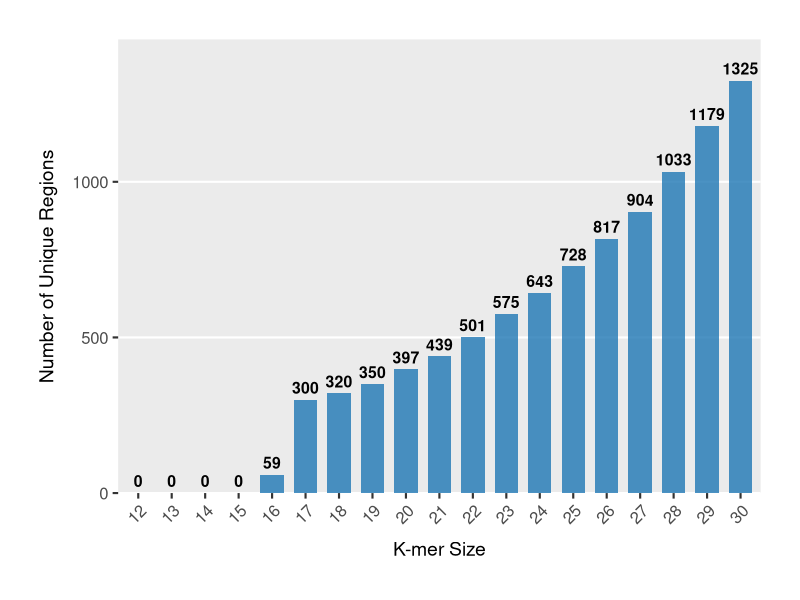
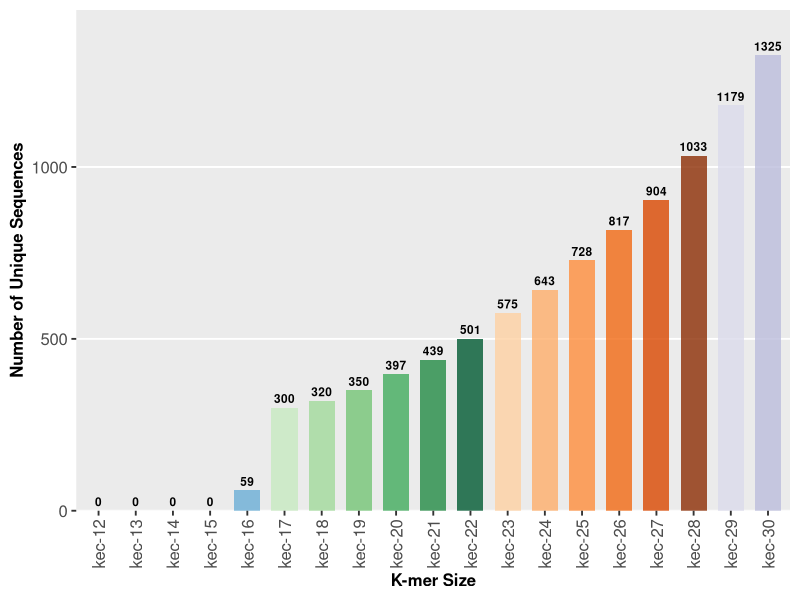
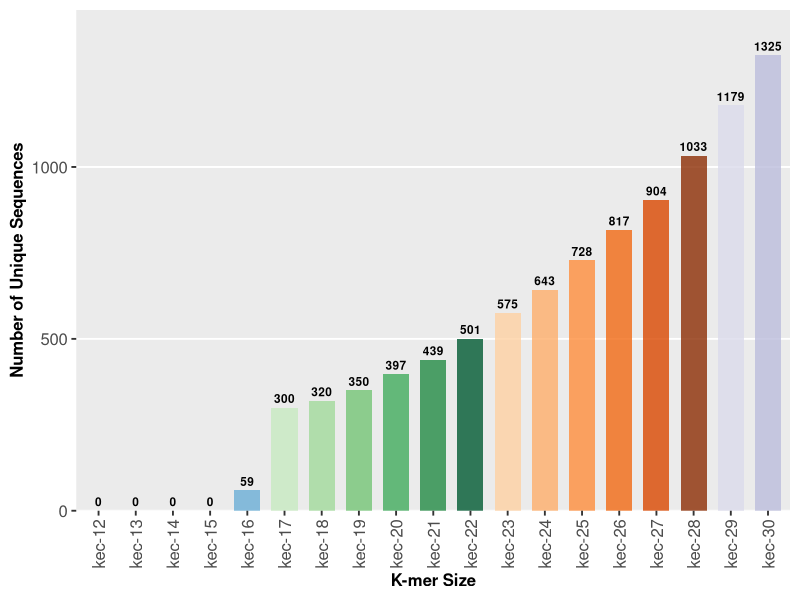

Write the R code that produced these figures, in order. (Note: this script raises an error after producing the figures.)
library(ggplot2)

kmer_unique <- read.csv("KEC_table_final.csv")
head(kmer_unique)


###plot; Kmer size and the unique sequence output

kmer_vs_uniq <-ggplot(kmer_unique, aes(x =  K.mers_size, y = No..of.unique.regions.)) +
  geom_col(fill = "#1f77b4", width = 0.7, alpha = 0.8) +  # Use a professional blue color
  geom_text(aes(label = No..of.unique.regions.),          # Add labels above bars
            vjust = -0.5, size = 4, color = "black", fontface = "bold") +
  labs(
    x = "K-mer Size",
    y = "Number of Unique Regions",
  ) +
  theme_grey(base_size = 16) +                        # Increase base font size
  theme(
    axis.text.x = element_text(angle = 45, hjust = 1, size = 12),      # Rotate x-axis labels
    axis.text.y = element_text(size = 12),                            # Adjust y-axis text size
    axis.title.x = element_text(size = 14, margin = margin(t = 10)),  # Bold x-axis title
    axis.title.y = element_text(size = 14, margin = margin(r = 10)),  # Bold y-axis title
    panel.grid.major.x = element_blank(),                             # Remove vertical grid lines
    panel.grid.minor = element_blank(),                               # Remove minor grid lines
    plot.caption = element_text(size = 10, color = "gray50", hjust = 1),  # Add caption
    plot.margin = unit(c(1, 1, 1, 1), "cm")                           # Adjust plot margins
  ) +
  scale_y_continuous(expand = expansion(mult = c(0, 0.1))) +          # Add space above bars
  scale_x_discrete(labels = function(x) gsub("kec-", "", x))          # Clean up x-axis labels
# Print the plot
kmer_vs_uniq


colors <- c(
  "#c6dbef", "#9ecae1", "#3182bd", "#08519c", "#6baed6",
  "#c7e9c0", "#a1d99b", "#74c476", "#41ab5d", "#238b45", "#005a32",
  "#fdd0a2", "#fdae6b", "#fd8d3c", "#f16913", "#d94801", "#8c2d04",
  "#dadaeb", "#bcbddc", "#9e9ac8", "#807dba", "#6a51a3", "#4a1486",
  "#fcbba1", "#fc9272", "#fb6a4a", "#ef3b2c", "#cb181d", "#99000d",
  "#d9d9d9", "#bdbdbd", "#969696", "#737373", "#525252", "#252525"
)


# Create the plot
plot_kec_vs_uniqueseq <- ggplot(kmer_unique, aes(x = K.mers_size, y = No..of.unique.regions.)) +
  geom_col(aes(fill = K.mers_size), width = 0.7, alpha = 0.8) +  # Use custom palette for fill
  geom_text(aes(label = No..of.unique.regions.),  
            vjust = -0.5, size = 3, fontface = "bold") +  # Smaller labels for more KEC sizes
  scale_fill_manual(values = colors) +  # Use custom color palette
  scale_color_identity() +  # Use the colors directly from the data for labels
  labs(
    x = "K-mer Size",
    y = "Number of Unique Sequences"
  ) +
  theme_gray(base_size = 14) +  # Clean and minimal theme
  theme(
    axis.text.x = element_text(size = 12, angle = 90, hjust = 1, vjust = 0.5),  # Rotate x-axis labels 90 degrees
    axis.text.y = element_text(size = 12),
    axis.title.x = element_text(size = 12, face= "bold"),
    axis.title.y = element_text(size = 12, face= "bold"),
    panel.grid.major.x = element_blank(),  # Remove vertical grid lines
    panel.grid.minor = element_blank(),    # Remove minor grid lines
    legend.position = "none"              # Remove legend
  ) +
  scale_y_continuous(expand = expansion(mult = c(0, 0.1)))  # Add space above bars
plot_kec_vs_uniqueseq


# Assuming your plot is stored in the variable `plot`
ggsave("Figures/unique_sequences_plot.png", plot = plot_kec_vs_uniqueseq, width = 10, height = 6, dpi = 400)




##Figure : BLAST hits; DH44 coding regions  vs KEC regions 
#Load the data
Blast_results <- read.csv("Final_BLAST.csv")

str(results)
library("tidyverse")
filtered.results <- Blast_results %>%
  subset(percent_id == 100 & alignment_length >= 150) %>%
  group_by(Unique_genes, alignment_length) %>%
  count() 

# these are unique single copy regions in DH44 with a kmer size of 13
filtered.results[filtered.results$n == 1,] %>%
  print(n = 100)

single_blast_hits <-ggplot(filtered.results, aes(x = reorder(Unique_genes, -n), y = n)) + 
  geom_point() +
  theme_classic() +
  ylab("Number of exact blast hits") +
  xlab("KEC identified regions (kmer = 16)") +
  theme(axis.text.x = element_text(size = 12, angle = 90, vjust = 0.5, hjust=1, face = "bold"),
        axis.text.y = element_text(size = 12, face = "bold"), 
        axis.title.x = element_text(size = 14, face= "bold"),
        axis.title.y = element_text(size = 14, face= "bold"))+
  geom_vline(xintercept = 7.5, color = "red", linetype = "dashed",size = 0.8)

single_blast_hits
# Assuming your plot is stored in the variable `plot`
ggsave("Figures/single_blast_hits.png", plot = single_blast_hits, width = 10, height = 6, dpi = 400)
